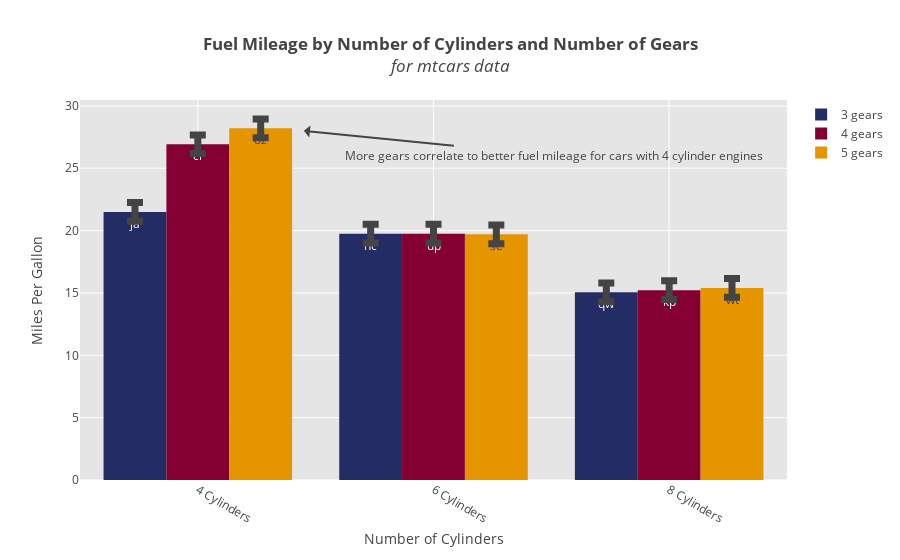

Notebook code cell kept with this figure:
### Markdown cell above
Now add more detail by adding elements to `args`:

### Code cell
# add additional characteristics to graph
title = '<b>Fuel Mileage by Number of Cylinders and Number of Gears</b>'
title += '<br><i>for mtcars data</i>'
args['title'] = title
args['names'] = names
args['errors'] = errors
args['xlab'] = 'Number of Cylinders'
args['ylab'] = 'Miles Per Gallon'
args['annotations'] = [{'text':'More gears correlate to better fuel mileage for cars with 4 cylinder engines',
                        'x':0.45, 'y':28, 'ax':250, 'ay':25, 'showarrow':True}]

fig = barplot.create_graph(**args)

### Figure 1 — Plotly figure (JSON) as saved in the notebook; plotly's stock layout.template omitted (floating-point values rounded to 4 significant figures)
{"data": [{"error_y": {"array": [0.75, 0.75, 0.75], "thickness": 7, "type": "data", "visible": true, "width": 8}, "marker": {"color": "#232C65"}, "name": "3 gears", "text": ["ja", "hc", "qw"], "type": "bar", "uid": "a2cb5bf6-ec0f-11e8-966f-a0481cac4f9d", "x": ["4 Cylinders", "6 Cylinders", "8 Cylinders"], "y": [21.5, 19.75, 15.05]}, {"error_y": {"array": [0.75, 0.75, 0.75], "thickness": 7, "type": "data", "visible": true, "width": 8}, "marker": {"color": "#840032"}, "name": "4 gears", "text": ["ci", "up", "kp"], "type": "bar", "uid": "a2cb5bf7-ec0f-11e8-b13c-a0481cac4f9d", "x": ["4 Cylinders", "6 Cylinders", "8 Cylinders"], "y": [26.93, 19.75, 15.23]}, {"error_y": {"array": [0.75, 0.75, 0.75], "thickness": 7, "type": "data", "visible": true, "width": 8}, "marker": {"color": "#E59500"}, "name": "5 gears", "text": ["oz", "se", "wt"], "type": "bar", "uid": "a2cb5bf8-ec0f-11e8-aef3-a0481cac4f9d", "x": ["4 Cylinders", "6 Cylinders", "8 Cylinders"], "y": [28.2, 19.7, 15.4]}], "layout": {"annotations": [{"ax": 250, "ay": 25, "showarrow": true, "text": "More gears correlate to better fuel mileage for cars with 4 cylinder engines", "x": 0.45, "y": 28}], "hovermode": "closest", "plot_bgcolor": "rgb(229, 229, 229)", "title": "<b>Fuel Mileage by Number of Cylinders and Number of Gears</b><br><i>for mtcars data</i>", "xaxis": {"gridcolor": "rgb(255,255,255)", "tickangle": 30, "title": "Number of Cylinders", "zerolinecolor": "rgb(255,255,255)"}, "yaxis": {"gridcolor": "rgb(255,255,255)", "title": "Miles Per Gallon", "zerolinecolor": "rgb(255,255,255)"}}}
